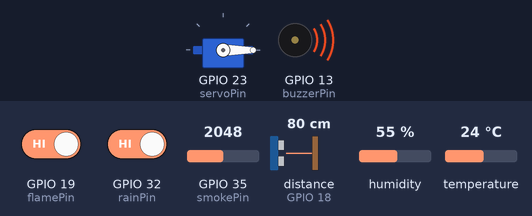
Recording of a sketch running on a simulated ESP32. Parts: servo, buzzer (waves = sounding, pin HIGH). Wiring (inferred from the names in the program): ultrasonic range finder: trigger GPIO 5; echo GPIO 18. Inputs (shaded band) come from the test bench; at power-on: GPIO 35 (smokePin) = 2048, GPIO 32 (rainPin) HIGH, GPIO 19 (flamePin) HIGH, distance to the obstacle (sensor on GPIO 18) 80 cm, humidity 55 %, temperature 24 °C. The echo pulse lasts 58.3 µs per cm; WiFi joins after 1.5 s; servers stay silent unless stated; pins used as bus, display or sensor lines are not drawn.

Above: at 3.0 s.
3.1 s: GPIO 35 (smokePin) set to 1952
At 5.0 s:
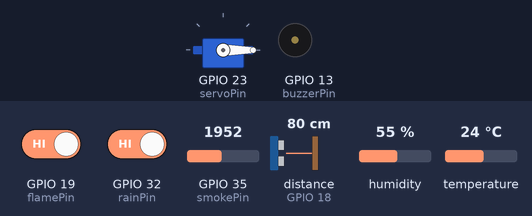
5.3 s: GPIO 32 (rainPin) driven LOW
At 6.9 s:
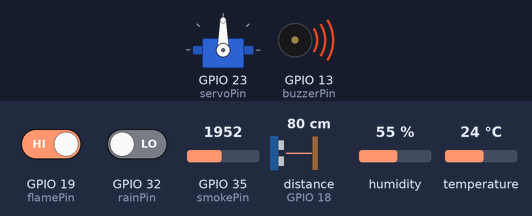
7.4 s: GPIO 32 (rainPin) driven HIGH
At 8.6 s:
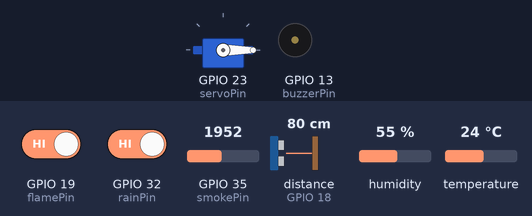
9.4 s: GPIO 19 (flamePin) driven LOW
At 10.3 s:
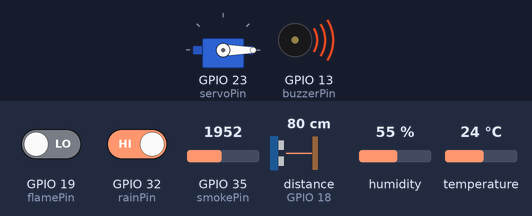
Timing chart, 0 to 12.4 s (numbered marks = the images above; inputs shaded):
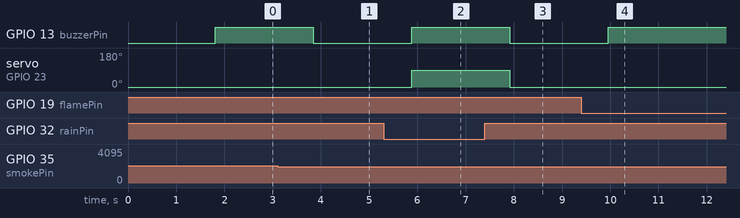

The sketch:

Smart_Home_Automation.ino.ino
```cpp
#define BLYNK_TEMPLATE_ID "*********************"
#define BLYNK_TEMPLATE_NAME "Home automation"
#define BLYNK_AUTH_TOKEN "*******************"

#define BLYNK_PRINT Serial

#include <WiFi.h>
#include <BlynkSimpleEsp32.h>
#include <DHT.h>
#include <ESP32Servo.h>

// Wi-Fi credentials
char auth[] = "******************";
char ssid[] = "*********************";
char pass[] = "**************************";

// Sensor/Actuator pins
#define DHTPIN 4
#define DHTTYPE DHT11
#define smokePin 35
#define rainPin 32
#define flamePin 19
#define TRIGPIN 5
#define ECHOPIN 18
#define servoPin 23
#define buzzerPin 13

DHT dht(DHTPIN, DHTTYPE);
Servo myservo;

void setup() {
  Serial.begin(9600);
  Blynk.begin(auth, ssid, pass);

  dht.begin();
  myservo.attach(servoPin);
  myservo.write(0);

  pinMode(rainPin, INPUT);
  pinMode(flamePin, INPUT);
  pinMode(TRIGPIN, OUTPUT);
  pinMode(ECHOPIN, INPUT);

  pinMode(buzzerPin, OUTPUT);
  digitalWrite(buzzerPin, LOW);
}

// Servo control from Blynk
BLYNK_WRITE(V3) {
  int angle = param.asInt();
  myservo.write(angle);
}

void loop() {
  Blynk.run();

  digitalWrite(buzzerPin, LOW);  //Reset buzzer each loop

  // Smoke
  int smokeVal = analogRead(smokePin);
  Blynk.virtualWrite(V0, smokeVal);
  if (smokeVal > 2000) {
    digitalWrite(buzzerPin, HIGH);
  }

  // Flame
  int flameVal = digitalRead(flamePin);
  Blynk.virtualWrite(V1, flameVal == LOW ? 255 : 0);
  if (flameVal == LOW) {
    digitalWrite(buzzerPin, HIGH);
  }

  // Rain + Servo mechanism
  int rainVal = digitalRead(rainPin);
  if (rainVal == LOW) {
    myservo.write(90);
    Blynk.virtualWrite(V2, 255);
    digitalWrite(buzzerPin, HIGH);
  } else {
    myservo.write(0);
    Blynk.virtualWrite(V2, 0);
  }

  // Temperature and Humidity
  float temp = dht.readTemperature();
  float hum = dht.readHumidity();
  if (!isnan(temp)) {
    Blynk.virtualWrite(V4, temp);
    if (temp > 35) {   // optional alert
      digitalWrite(buzzerPin, HIGH);
    }
  }
  if (!isnan(hum)) {
    Blynk.virtualWrite(V5, hum);
  }

  // Ultrasonic
  digitalWrite(TRIGPIN, LOW);
  delayMicroseconds(2);
  digitalWrite(TRIGPIN, HIGH);
  delayMicroseconds(10);
  digitalWrite(TRIGPIN, LOW);

  long duration = pulseIn(ECHOPIN, HIGH, 30000);
  long distance = duration * 0.034 / 2;

  if (distance > 0 && distance < 400) {
    Blynk.virtualWrite(V7, distance);

    if (distance < 5) {   // alert if object too close
      digitalWrite(buzzerPin, HIGH);
    }
  }

  delay(1000);
}
```

Measured:
- the behaviour switches between 2001 and 2000 on GPIO 35 (smokePin) (found by bisection; images 0 and 1)
- after the input at 3.1 s, GPIO 13 (buzzerPin): HIGH → LOW after 0.74 s
- after the input at 5.3 s, GPIO 13 (buzzerPin): LOW → HIGH after 0.58 s; servo on GPIO 23 (servoPin): 0° → 90° after 0.58 s
- after the input at 7.4 s, GPIO 13 (buzzerPin): HIGH → LOW after 0.52 s; servo on GPIO 23 (servoPin): 90° → 0° after 0.52 s
- after the input at 9.4 s, GPIO 13 (buzzerPin): LOW → HIGH after 0.56 s
